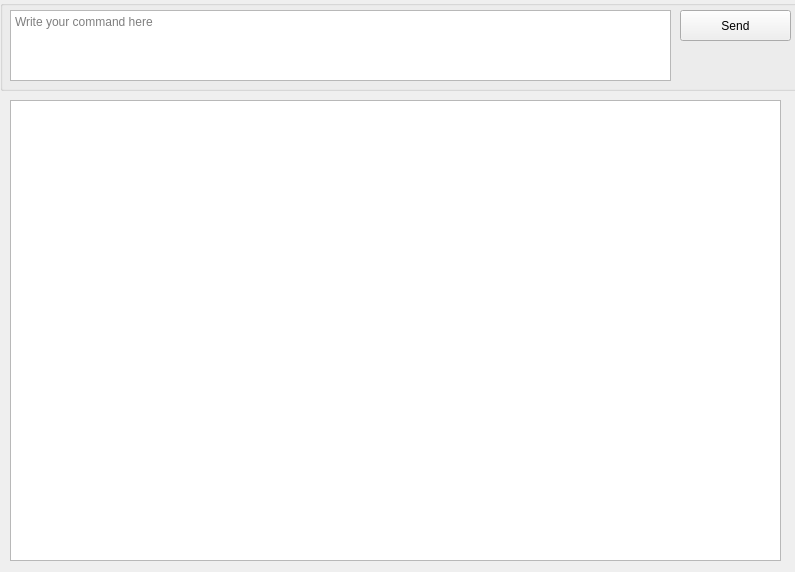
<?xml version="1.0" encoding="UTF-8"?>
<ui version="4.0">
 <class>tab_2</class>
 <widget class="QWidget" name="tab_2">
  <property name="geometry">
   <rect>
    <x>0</x>
    <y>0</y>
    <width>795</width>
    <height>572</height>
   </rect>
  </property>
  <property name="windowTitle">
   <string>Form</string>
  </property>
  <widget class="QGroupBox" name="groupBox">
   <property name="geometry">
    <rect>
     <x>0</x>
     <y>0</y>
     <width>801</width>
     <height>91</height>
    </rect>
   </property>
   <property name="title">
    <string/>
   </property>
   <widget class="QTextEdit" name="textEdit">
    <property name="geometry">
     <rect>
      <x>10</x>
      <y>10</y>
      <width>661</width>
      <height>71</height>
     </rect>
    </property>
    <property name="placeholderText">
     <string>Write your command here</string>
    </property>
   </widget>
   <widget class="QPushButton" name="send">
    <property name="geometry">
     <rect>
      <x>680</x>
      <y>10</y>
      <width>111</width>
      <height>31</height>
     </rect>
    </property>
    <property name="text">
     <string>Send</string>
    </property>
   </widget>
  </widget>
  <widget class="QTextBrowser" name="textBrowser">
   <property name="geometry">
    <rect>
     <x>10</x>
     <y>100</y>
     <width>771</width>
     <height>461</height>
    </rect>
   </property>
  </widget>
 </widget>
 <resources/>
 <connections/>
</ui>
